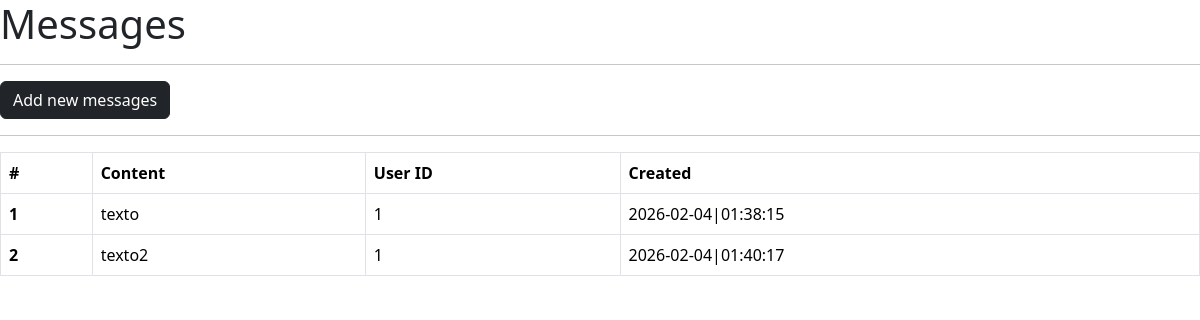
The page /messages on the database its author committed.
### main.py (models this page shows, shortened)
class Message(db.Model):
    __tablename__ = "messages"
    id = db.Column(db.Integer, primary_key=True, autoincrement=True)
    content = db.Column(db.Text, nullable=True)
    created = db.Column(db.DateTime(timezone=True), server_default=func.now())
    user_id = db.Column(db.Integer, db.ForeignKey("users.id"))
    user = db.relationship("User", backref="user")

### main.py (the view)
@app.route("/messages")
def messages():
    data = Message.query.all()
    return render_template("messages.html", items=data)

### templates/messages.html (shortened to what this page needs)
<!doctype html>
<html lang="en">
  <head>
    <link href="https://cdn.jsdelivr.net/npm/bootstrap@5.3.8/dist/css/bootstrap.min.css" rel="stylesheet">
  </head>
  <body>
    <h1>Messages</h1>
    <hr>
    <a href="{{ url_for('messages_add') }}" class="btn btn-dark">Add new messages</a>
    <hr>
    <table class="table table-bordered">
        <thead>
            <tr>
            <th scope="col">#</th>
            <th scope="col">Content</th>
            <th scope="col">User ID</th>
            <th scope="col">Created</th>
            </tr>
        </thead>
        <tbody>
            {% for item in items %}
            <tr>
            <th scope="row">{{ item.id }}</th>
            <td>{{ item.content }}</td>
            <td>{{ item.user_id }}</td>
            <td>{{ item.created.strftime('%Y-%m-%d|%H:%M:%S') }}</td>
            </tr>
            {% endfor %}
        </tbody>
        </table>
  </body>
</html>

### rows shown on the page
Message: id "1", content "texto", user_id "1", created "2026-02-04|01:38:15"
Message: id "2", content "texto2", user_id "1", created "2026-02-04|01:40:17"
